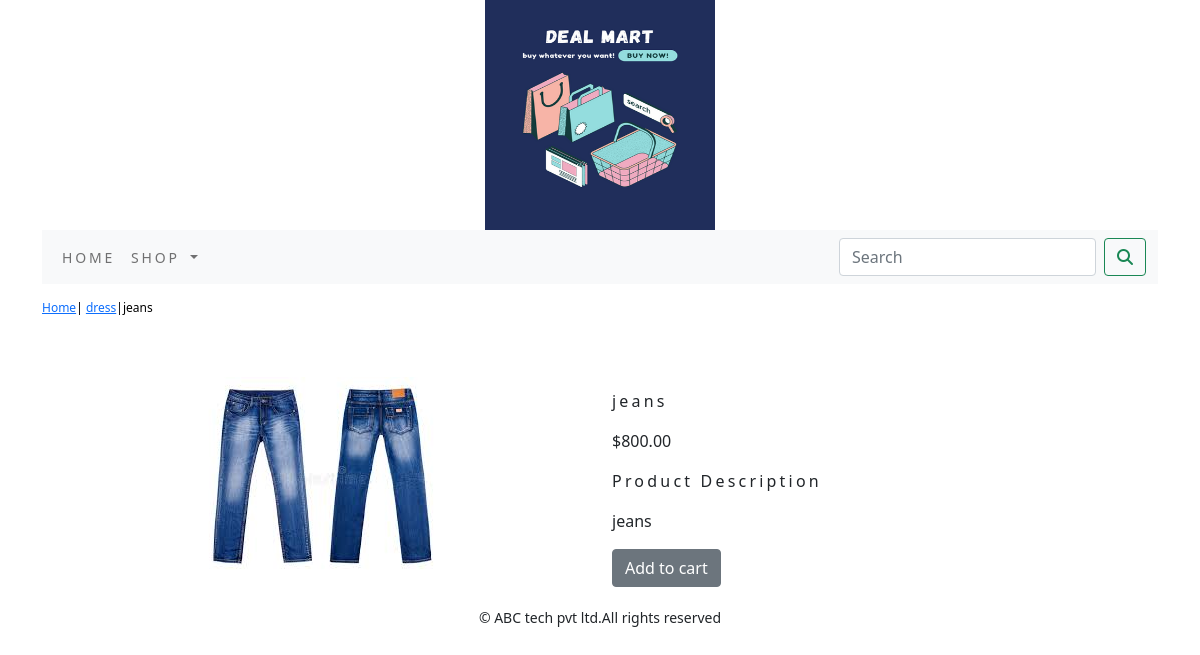
Page /shop/dress/jeans/ on the committed database.
### shop/models.py (models this page shows, shortened)
class Product(models.Model):
    name=models.CharField(max_length=250,unique=True)
    slug = models.SlugField(max_length=250, unique=True)
    description = models.TextField(blank=True)
    price=models.DecimalField(max_digits=10,decimal_places=2)
    category=models.ForeignKey(Category,on_delete=models.CASCADE)
    image = models.ImageField(upload_to='product', blank=True)
    stock=models.IntegerField()
    available=models.BooleanField(default=True)
    created=models.DateTimeField(auto_now_add=True)
    updated=models.DateTimeField(auto_now=True)
    class Meta:
        ordering = ('name',)
        verbose_name = 'product'
        verbose_name_plural = 'products'

class Category(models.Model):
    name=models.CharField(max_length=250,unique=True)
    slug=models.SlugField(max_length=250,unique=True)
    description=models.TextField(blank=True)
    image=models.ImageField(upload_to='category',blank=True)
    class Meta:
        ordering=('name',)
        verbose_name='category'
        verbose_name_plural='categories'
    def get_url(self):
        return  reverse('shop:products_by_category',args=[self.slug])
    def __str__(self):
        return  '{}'.format(self.name)

### shop/views.py (the view)
# urls.py: path('<slug:c_slug>/<slug:product_slug>/', views.proDetail, name='prodCatdetail')
def proDetail(request,c_slug,product_slug):
    try:
        product=Product.objects.get(category__slug=c_slug,slug=product_slug)
    except Exception as e:
        raise e
    return  render(request,'product.html',{'product':product})

### cart/context_processors.py (called while the page is built)
def counter(request):
    item_count=0
    if 'admin' in request.path:
        return  {}
    else:
        try:
            cart=Cart.objects.filter(cart_id=_cart_id(request))
            car_items=CartItem.objects.all().filter(cart=cart[:1])
            for cart_item in car_items:
                item_count += cart_item.quantity
        except Cart.DoesNotExist:
            item_count =0
    return  dict(item_count=item_count)

### cart/views.py (called while the page is built)
def _cart_id(request):
    cart=request.session.session_key
    if not cart:
        cart=request.session.create()
    return cart

### shop/context_processors.py (called while the page is built)
def menu_links(request):
    links=Category.objects.all()
    return dict(links=links)

### templates/product.html (shortened to what this page needs)
{% extends 'base.html' %}
{% load static %}
{% block content %}
<div class="row my_prod_row_class">
  <div class="mx_auto">
    <p><a href="{% url 'shop:allProdCat' %}">Home</a>| <a href ="{{product.category.get_url}}">{{product.category}}</a>|{{product.name}}</p>
  </div>
</div>
<div class="container">
<br>
<div class="row">
  <div class=" col-12 col-sm-12 col-md-12 col-lg-6  text-center">
    <div style="min-width:18rem">
      <img src="{{product.image.url}}" alt="{{product.name}}">
    </div>
  </div>
    <div class="col-12 col-sm-12 col-md-12 col-lg-6">
      <div>
      <h1 class="my_prod_title">{{product.name}}</h1>
      <p>${{product.price}}</p>
      <p class="my_title">Product Description</p>
      <p class="text-justify my_prod_text">{{product.description}}</p>
      {% if product.stock <= 0 %}
      <p class="text-justify my_prod_text"><b>Out of Stock</b></p>
      {% else %}
      <a class="btn btn-secondary" href="{% url 'cart:add_cart' product.id %}">Add to cart</a>
      {% endif %}
    </div>
  </div>
</div>
</div>
{% endblock %}

### static/css/custom.css (style rules this page uses)
body { font-family: 'Roboto', sans-serif; }
.my_title { font-size:16px; text_transform:uppercase; letter-spacing:.2em; }
.my_prod_row_class { padding-top:15px; padding-bottom:20px; }
.my_prod_row_class .mx_auto { color:#000; font-size:12px; text-decoration:none; }
.my_prod_title { font-size:16px; text_transform:uppercase; letter-spacing:.2em; padding-top:15px; padding-bottom:10px; }
.my_prod_text { padding-right:20px; }

### rows in the picture
Product: category "dress", name "jeans", image (picture), price "800.00", description "jeans"
